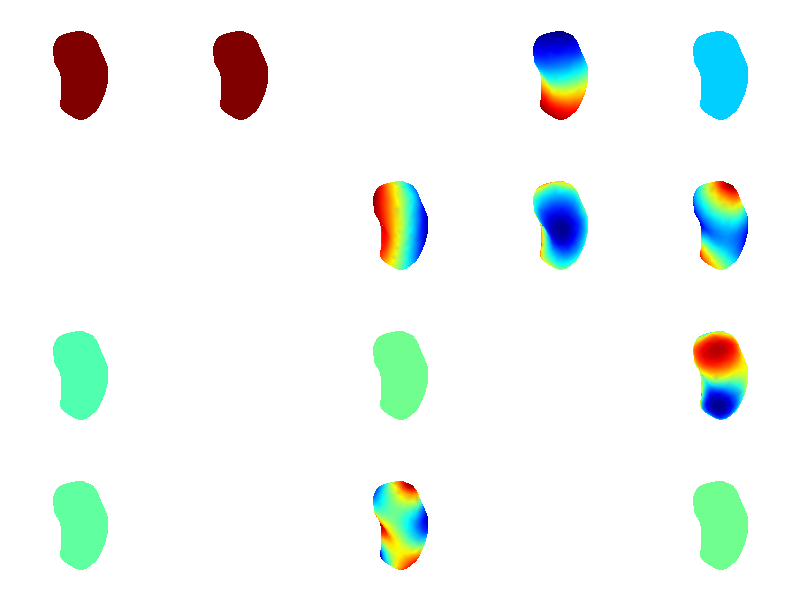
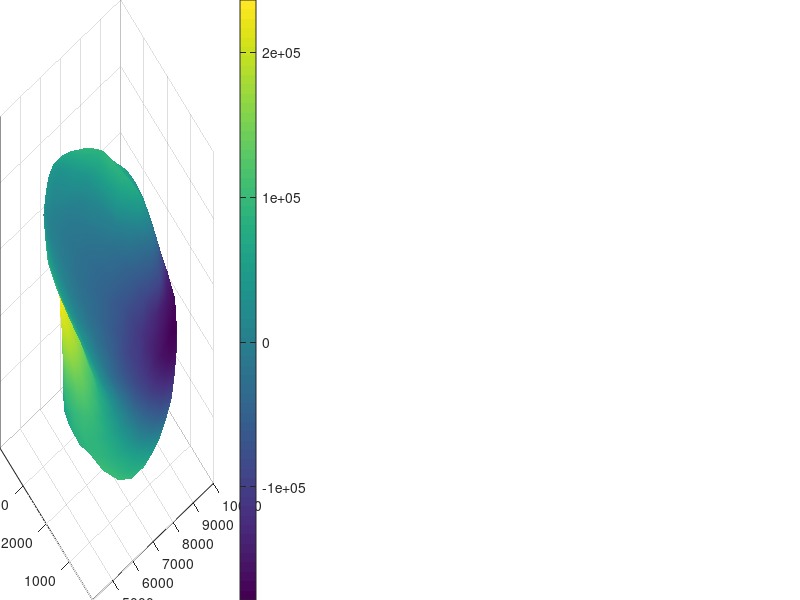

Reproduce these figures in MATLAB, in order. (Note: this script raises an error after producing the figures.)
close all; clear all; clc

%% load data

load data.mat
scale = 1e6;
maxDisp = 0.02; % max displacement
nMode = 20; % number of eigen force fields
nForceField = 1000; % number of samples.

[eigV, eigD] = eigs(laplacianMatrixI, nMode, 'sm'); % Shape's Laplacian -> shape's curvature info -> intrinsic. 

%% show eigen forces

nFigRow = 4;
nFigCol = 5;

figure
for i = 1 : size(eigV, 2)
    
    left = (i - 1) / nFigCol - floor((i - 1) / nFigCol);
    bottom = 1 - (floor((i - 1) / nFigCol) + 1) / nFigRow;
    positionVector = [left, bottom, 1 / nFigCol, 1 / nFigRow];
    subplot('Position', positionVector);
    
    color = zeros(nNodeI, 1);
    color(idxSurfI) = eigV(:, i);
    
    trisurf(FaceI, NodeI(:, 1), NodeI(:, 2), NodeI(:, 3), color, 'FaceColor', 'interp', 'EdgeColor', 'none');
    colormap jet
    axis equal off
    
end

%% create force field

weight = 2 * rand(nMode, 3 * nForceField) - 1; % x, y, z force fields. 
ForceField = eigV * weight * scale; % Force field reconstruction (not complete). 

% Set the force on inner surface to zero. 
for i = 1 : size(ForceField,1)
    for j = 1 : nFaceI
        temp = find(faces(j,2:end) == i);
        
        if size(temp, 2) == 0
            continue;
        else
            if faces(j, 1) ~= 1 % Region 1: outer surface;
                ForceField(i,:) = 0;
            end
            break;
        end
    end
end


ForceField3 = zeros(3 * nSurfI, nForceField);
for i = 1 : nForceField
    ForceField3(:, i) = reshape(ForceField(:, 3 * i - 2 : 3 * i)', [], 1); % vector. 760*3 x 1. Concatenate to the order xyzxyz...
end

%% show example force fields (xyzxyz...)

nFigRow = 1;
nFigCol = 3;

figure
for i = 1 : 3
    
    left = (i - 1) / nFigCol - floor((i - 1) / nFigCol);
    bottom = 1 - (floor((i - 1) / nFigCol) + 1) / nFigRow;
    positionVector = [left, bottom, 1 / nFigCol, 1 / nFigRow];
    subplot('Position', positionVector);
    
    color = zeros(nNodeI, 1);
    color(idxSurfI) = ForceField(:, i);
    
    trisurf(FaceI, NodeI(:, 1), NodeI(:, 2), NodeI(:, 3), color, 'FaceColor', 'interp', 'EdgeColor', 'none');
    
    c = colorbar;
    c.Label.String = 'Pa';
    
    colormap jet
    caxis([min(min(ForceField(:, 1:3))), max(max(ForceField(:, 1:3)))]);
    axis equal off
    
end

%% show fixed nodes

idxFix = [518 679 745]'; % Fix on inner surface. 
% idxFix = [760 758 750]'; % Fix on inner surface.

figure
hold on
plot3(NodeI(:, 1), NodeI(:, 2), NodeI(:, 3), 'b.');
camlight;
plot3(NodeI(idxFix,1), NodeI(idxFix,2), NodeI(idxFix,3),'r*');
axis equal

%% expand mass matrix and laplacian matrix to 3 dimension

massMatrixI3 = zeros(3 * nSurfI);
laplacianMatrixI3 = zeros(3 * nSurfI);
for i = 1 : 3  
    idxI3 = i : 3 : 3 * nSurfI;
    massMatrixI3(idxI3, idxI3) = massMatrixI;
    laplacianMatrixI3(idxI3, idxI3) = laplacianMatrixI;
end


%% create benchmark deformation using linear FEM

idxSurfI3 = reshape([idxSurfI * 3 - 2, idxSurfI * 3 - 1, idxSurfI * 3 - 0]', [], 1);
idxFix3 = reshape([idxFix * 3 - 2, idxFix * 3 - 1, idxFix * 3 - 0]', [], 1);
idxNonFix3 = 1 : size(KI, 1);
idxNonFix3(idxFix3) = [];
idxI = unique(FaceI(:));
idxI3 = reshape([idxI' * 3 - 2, idxI' * 3 - 1, idxI' * 3 - 0]', [], 1);

% force vector and stiffness matrix for solving
FIS = zeros(size(KI, 1), nForceField);
FIS(idxSurfI3, :) = massMatrixI3 * ForceField3; % Complete force field reconstruction. 
FIS(idxFix3, :) = [];

KIS = full(KI);
KIS(idxFix3, :) = [];
KIS(:, idxFix3) = [];

KIS = sparse(KIS);
XIS= KIS \ FIS; % Forward FEM. 

xI = zeros(size(KI, 1), nForceField);
xI(idxNonFix3, :) = XIS;

FI = KI * xI;

%% rescale the forcefield such that the max surface displacement equals to maxDisp

for i = 1:nForceField
    tX = reshape(xI(:, i), 3, [])';
    nodeDisp2 = sum(tX .* tX,  2);
    maxSurfDisp2 = max(nodeDisp2(idxSurfI, :));
    rescale = maxDisp / sqrt(maxSurfDisp2);
    xI(:, i) = xI(:, i) * rescale;
    FI(:, i) = FI(:, i) * rescale;
end

%% visualize benchmark deformations

nFigRow = 3;
nFigCol = 7;

figure
for i = 1 : nFigRow * nFigCol
    
    XIi = reshape(xI(:, i), 3, [])';
    
    left = (i - 1) / nFigCol - floor((i - 1) / nFigCol);
    bottom = 1 - (floor((i - 1) / nFigCol) + 1) / nFigRow;
    positionVector = [left, bottom, 1 / nFigCol, 1 / nFigRow];
    subplot('Position', positionVector);
    
    color = zeros(nNodeI, 1);
    color(idxSurfI) = ForceField(:, i);
    
    trisurf(FaceI, NodeI(:, 1) + XIi(:, 1), NodeI(:, 2) + XIi(:, 2), NodeI(:, 3) + XIi(:, 3), 'FaceColor', 'none', 'EdgeColor', [0 0.7 0]);
    hold on
    trisurf(FaceI, NodeI(:, 1), NodeI(:, 2), NodeI(:, 3),'FaceColor', 'none', 'EdgeColor', [0.25 0.25 1]);
    colormap jet
    axis equal off
    
end

deformation_matrix_block = zeros(size(KI, 1)/3, nForceField, 3);
for i=1:3
    matrix_temp = [];
    for j=i:3:size(KI, 1)
        matrix_temp = [matrix_temp;xI(j,:)];
    end
    deformation_matrix_block(:,:,i) = matrix_temp;
end

clear XIi
%%
benchmark_displacement = rand(15, 1000) .* 20.0;
weights = rand(20, 1000) - 0.5;
save benchmark.mat

